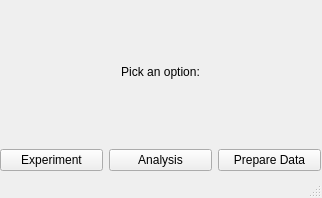
<?xml version="1.0" encoding="UTF-8"?>
<ui version="4.0">
 <class>MainWindow</class>
 <widget class="QMainWindow" name="MainWindow">
  <property name="geometry">
   <rect>
    <x>0</x>
    <y>0</y>
    <width>322</width>
    <height>198</height>
   </rect>
  </property>
  <property name="sizePolicy">
   <sizepolicy hsizetype="Minimum" vsizetype="Minimum">
    <horstretch>0</horstretch>
    <verstretch>0</verstretch>
   </sizepolicy>
  </property>
  <property name="windowTitle">
   <string>Home</string>
  </property>
  <widget class="QWidget" name="centralwidget">
   <widget class="QWidget" name="verticalLayoutWidget">
    <property name="geometry">
     <rect>
      <x>0</x>
      <y>0</y>
      <width>321</width>
      <height>171</height>
     </rect>
    </property>
    <layout class="QVBoxLayout" name="verticalLayout">
     <item>
      <widget class="QLabel" name="ExperimentOrAnalysisLabel">
       <property name="sizePolicy">
        <sizepolicy hsizetype="Preferred" vsizetype="Preferred">
         <horstretch>0</horstretch>
         <verstretch>0</verstretch>
        </sizepolicy>
       </property>
       <property name="frameShape">
        <enum>QFrame::NoFrame</enum>
       </property>
       <property name="text">
        <string>Pick an option:</string>
       </property>
       <property name="alignment">
        <set>Qt::AlignCenter</set>
       </property>
      </widget>
     </item>
     <item>
      <layout class="QHBoxLayout" name="horizontalLayout">
       <item>
        <widget class="QPushButton" name="experimentButton">
         <property name="text">
          <string>Experiment</string>
         </property>
        </widget>
       </item>
       <item>
        <widget class="QPushButton" name="analysisButton">
         <property name="text">
          <string>Analysis</string>
         </property>
        </widget>
       </item>
       <item>
        <widget class="QPushButton" name="dataButton">
         <property name="text">
          <string>Prepare Data</string>
         </property>
        </widget>
       </item>
      </layout>
     </item>
    </layout>
   </widget>
  </widget>
  <widget class="QStatusBar" name="statusbar"/>
 </widget>
 <resources/>
 <connections/>
</ui>
